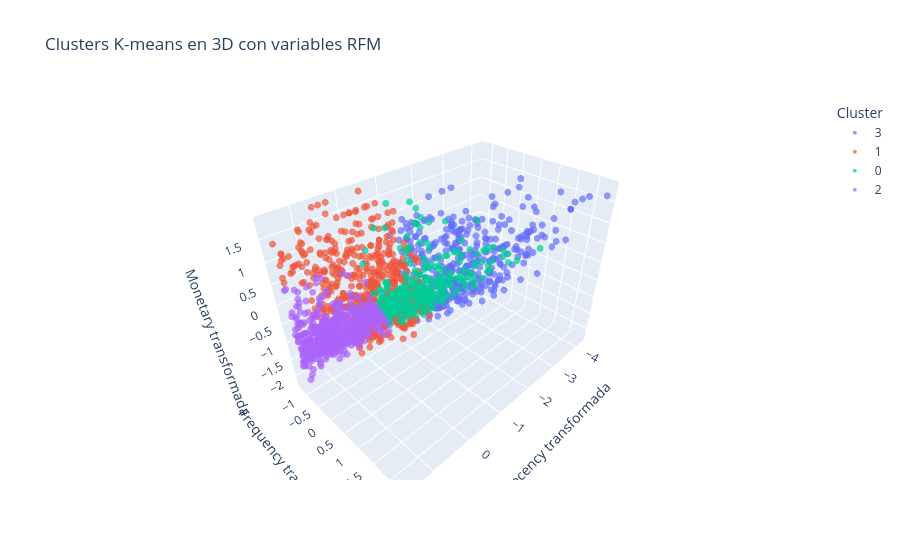

The cell this chart's notebook holds for it:
### Markdown cell above
### Comentario sobre atipicos

### Code cell
# Transformar X usando winsor + log + scaler
X_transformed = pipeline_kmeans[:-1].transform(X)

# Crear DataFrame con las variables transformadas
df_3d = pd.DataFrame(
    X_transformed,
    columns=["recency_scaled", "frequency_scaled", "monetary_scaled"]
)

# Agregar etiquetas de cluster
df_3d["cluster"] = labels_kmeans.astype(str)

# Gráfico 3D interactivo
fig = px.scatter_3d(
    df_3d,
    x="recency_scaled",
    y="frequency_scaled",
    z="monetary_scaled",
    color="cluster",
    title="Clusters K-means en 3D con variables RFM",
    labels={
        "recency_scaled": "Recency transformada",
        "frequency_scaled": "Frequency transformada",
        "monetary_scaled": "Monetary transformada",
        "cluster": "Cluster"
    },
    opacity=0.7
)

fig.update_traces(marker=dict(size=4))
fig.show()

### Figure 1 — Plotly figure (JSON) as saved in the notebook; plotly's stock layout.template omitted (floating-point values rounded to 4 significant figures; data arrays with more than 128 entries replaced by an {"elided": "..."} marker saying what was removed)
{"data": [{"hovertemplate": "Cluster=3<br>Recency transformada=%{x}<br>Frequency transformada=%{y}<br>Monetary transformada=%{z}<extra></extra>", "legendgroup": "3", "marker": {"color": "#636efa", "opacity": 0.7, "size": 4, "symbol": "circle"}, "mode": "markers", "name": "3", "scene": "scene", "showlegend": true, "type": "scatter3d", "x": {"elided": "378 float values"}, "y": {"elided": "378 float values"}, "z": {"elided": "378 float values"}}, {"hovertemplate": "Cluster=1<br>Recency transformada=%{x}<br>Frequency transformada=%{y}<br>Monetary transformada=%{z}<extra></extra>", "legendgroup": "1", "marker": {"color": "#EF553B", "opacity": 0.7, "size": 4, "symbol": "circle"}, "mode": "markers", "name": "1", "scene": "scene", "showlegend": true, "type": "scatter3d", "x": {"elided": "625 float values"}, "y": {"elided": "625 float values"}, "z": {"elided": "625 float values"}}, {"hovertemplate": "Cluster=0<br>Recency transformada=%{x}<br>Frequency transformada=%{y}<br>Monetary transformada=%{z}<extra></extra>", "legendgroup": "0", "marker": {"color": "#00cc96", "opacity": 0.7, "size": 4, "symbol": "circle"}, "mode": "markers", "name": "0", "scene": "scene", "showlegend": true, "type": "scatter3d", "x": {"elided": "304 float values"}, "y": {"elided": "304 float values"}, "z": {"elided": "304 float values"}}, {"hovertemplate": "Cluster=2<br>Recency transformada=%{x}<br>Frequency transformada=%{y}<br>Monetary transformada=%{z}<extra></extra>", "legendgroup": "2", "marker": {"color": "#ab63fa", "opacity": 0.7, "size": 4, "symbol": "circle"}, "mode": "markers", "name": "2", "scene": "scene", "showlegend": true, "type": "scatter3d", "x": {"elided": "566 float values"}, "y": {"elided": "566 float values"}, "z": {"elided": "566 float values"}}], "layout": {"legend": {"title": {"text": "Cluster"}, "tracegroupgap": 0}, "scene": {"domain": {"x": [0, 1], "y": [0, 1]}, "xaxis": {"title": {"text": "Recency transformada"}}, "yaxis": {"title": {"text": "Frequency transformada"}}, "zaxis": {"title": {"text": "Monetary transformada"}}}, "title": {"text": "Clusters K-means en 3D con variables RFM"}}}
